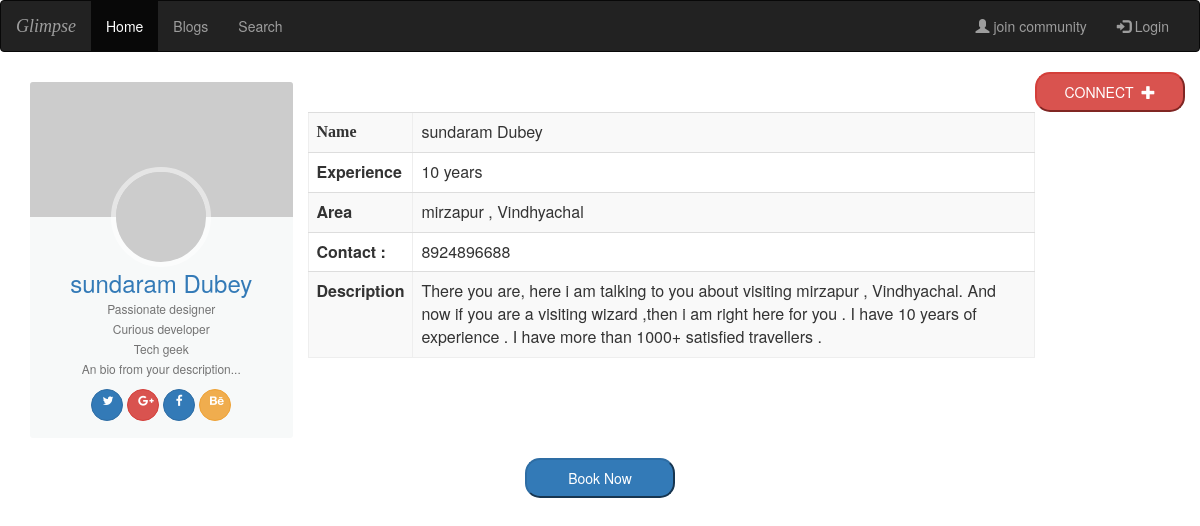
Screenshot of /1/detail/ (signed in) with the database file from the repository.
### home/models.py (models this page shows)
class Guides(models.Model):
	name = models.CharField(max_length = 40)
	experience = models.CharField(max_length = 100)
	area = models.CharField(max_length = 100)
	contact = models.CharField(max_length = 100)
	album_logo = models.FileField()
	is_favorite = models.BooleanField(default=False)

### home/views.py (the view)
# urls.py: path('<int:id>/detail/',views.detail),
@login_required
def detail(request,id):
	if not request.user.is_authenticated:
		return render(request, 'login.html',{})
	else:
		obj = Guides.objects.get(id=id)
		context = {'object'  : obj}
	return render(request, "detail.html",context)

### home/templates/detail.html (shortened to what this page needs)
{% include 'nav.html'%}
<link href="//maxcdn.bootstrapcdn.com/bootstrap/3.3.0/css/bootstrap.min.css" rel="stylesheet" id="bootstrap-css">
<link href="//maxcdn.bootstrapcdn.com/font-awesome/4.3.0/css/font-awesome.min.css" rel="stylesheet">
<center>
<div class="container">
	<div class="row">
		<div class="col-lg-3 col-sm-6">
            <div class="card hovercard">
                <div class="cardheader">
                </div>
                <div class="avatar">
                    <img alt="" src="http://lorempixel.com/100/100/people/9/">
                </div>
                <div class="info">
                    <div class="title">
                        <a target="_blank">{{object.name}}</a>
                    </div>
                    <div class="desc">Passionate designer</div>
                    <div class="desc">Curious developer</div>
                    <div class="desc">Tech geek</div>
                    <div class="desc"> An bio from your description...</div>
                </div>
                <div class="bottom">
                    <a class="btn btn-primary btn-twitter btn-sm" href="https://twitter.com/webmaniac">
                        <i class="fa fa-twitter"></i>
                    </a>
                    <a class="btn btn-danger btn-sm" rel="publisher"
                       href="https://plus.google.com/+ahmshahnuralam">
                        <i class="fa fa-google-plus"></i>
                    </a>
                    <a class="btn btn-primary btn-sm" rel="publisher"
                       href="https://plus.google.com/shahnuralam">
                        <i class="fa fa-facebook"></i>
                    </a>
                    <a class="btn btn-warning btn-sm" rel="publisher" href="https://plus.google.com/shahnuralam">
                        <i class="fa fa-behance"></i>
                    </a>
                </div>
            </div>
        </div>
<div class="inline-block" style="float: right;  ">
    <button class="btn1 btn-danger" onclick="user()"> <span id="user">CONNECT</span> &nbsp;<span class="glyphicon glyphicon-plus" ></span></button>
<br>
</div>
<br><br>
 <div class="table-responsive">
	<table  class="table table-striped" border="solid" width="70%" style="float: right;" 	cellpadding="10px" cellspacing="15px" >
	<tr><th><span style="font-family: cursive">Name </span></th><td>{{object.name}}</td></tr><tr><th>Experience </th><td>{{object.experience}}</td></tr><tr><th>Area </th><td>{{object.area}}</td></tr><tr><th>Contact :</th><td>{{object.contact}}</td></tr>
    <tr>
	<th>Description </th><td>There you are, here i am talking to you about visiting {{object.area}}. And now if you are a visiting wizard ,then i am
        right here for you .
    I have {{ object.experience }} of experience .
    I have more than 1000+ satisfied travellers .
</td></tr>
    </table>
</div>
	</div>
</div>
<button class="btn1 btn-primary">Book Now</button>
</div></div></div></center>

### home/templates/detail.html (style rules this page uses)
.card { padding-top: 20px; margin: 10px 0 20px 0; background-color: rgba(214, 224, 226, 0.2); border-top-width: 0; border-bottom-width: 2px; -webkit-border-radius: 3px; -moz-border-radius: 3px; border-radius: 3px; -webkit-box-shadow: none; -moz-box-shadow: none; box-shadow: none; -webkit-box-sizing: border-box; -moz-box-sizing: border-box; box-sizing: border-box; }
.card.hovercard { position: relative; padding-top: 0; overflow: hidden; text-align: center; background-color: rgba(214, 224, 226, 0.2); }
.card.hovercard .cardheader { background: url("http://lorempixel.com/850/280/nature/4/"); background-size: cover; height: 135px; }
.card.hovercard .avatar { position: relative; top: -50px; margin-bottom: -50px; }
.card.hovercard .avatar img { width: 100px; height: 100px; max-width: 100px; max-height: 100px; -webkit-border-radius: 50%; -moz-border-radius: 50%; border-radius: 50%; border: 5px solid rgba(255,255,255,0.5); }
.card.hovercard .info { padding: 4px 8px 10px; }
.card.hovercard .info .title { margin-bottom: 4px; font-size: 24px; line-height: 1; color: #262626; vertical-align: middle; }
.card.hovercard .info .desc { overflow: hidden; font-size: 12px; line-height: 20px; color: #737373; text-overflow: ellipsis; }
.card.hovercard .bottom { padding: 0 20px; margin-bottom: 17px; }
.btn { border-radius: 50%; width:32px; height:32px; line-height:18px; }
.btn1 { border-radius: 15px; width:150px; height:40px; line-height:18px; margin-bottom: 100px; }
.table { border: 1px; padding-left:10px; empty-cells: inherit; }

### rows the page displays
Guides: name "sundaram Dubey", experience "10 years", area "mirzapur , Vindhyachal", contact "8924896688"
